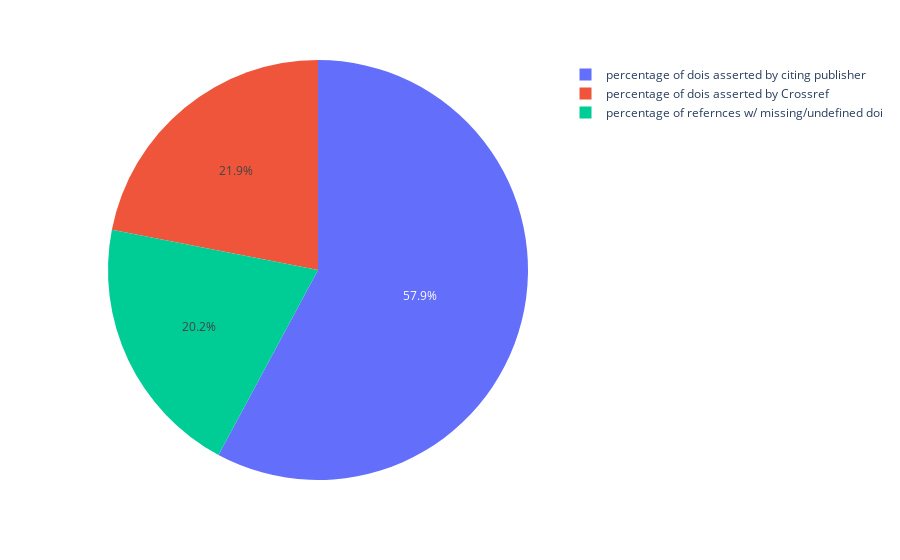

The code cell stored with this chart in its notebook:
### Code cell
ass_cross = working['asserted-by-cr'].sum()
ass_pub = working['asserted-by-pub'].sum()
und = working['ref-undefined'].sum()
ass_cross, ass_pub


new = pd.DataFrame()
new['val'] = [ass_cross, ass_pub, und]
new['ref'] = ['percentage of dois asserted by Crossref', 'percentage of dois asserted by citing publisher', 'percentage of refernces w/ missing/undefined doi']
fig = px.pie(new, values='val', names='ref')
fig.show()

### Figure 1 — Plotly figure (JSON) as saved in the notebook; plotly's stock layout.template omitted (floating-point values rounded to 4 significant figures)
{"data": [{"domain": {"x": [0, 1], "y": [0, 1]}, "hovertemplate": "ref=%{label}<br>val=%{value}<extra></extra>", "labels": ["percentage of dois asserted by Crossref", "percentage of dois asserted by citing publisher", "percentage of refernces w/ missing/undefined doi"], "legendgroup": "", "name": "", "showlegend": true, "type": "pie", "values": [31183767, 82242320, 28723618]}], "layout": {"legend": {"tracegroupgap": 0}, "margin": {"t": 60}}}
